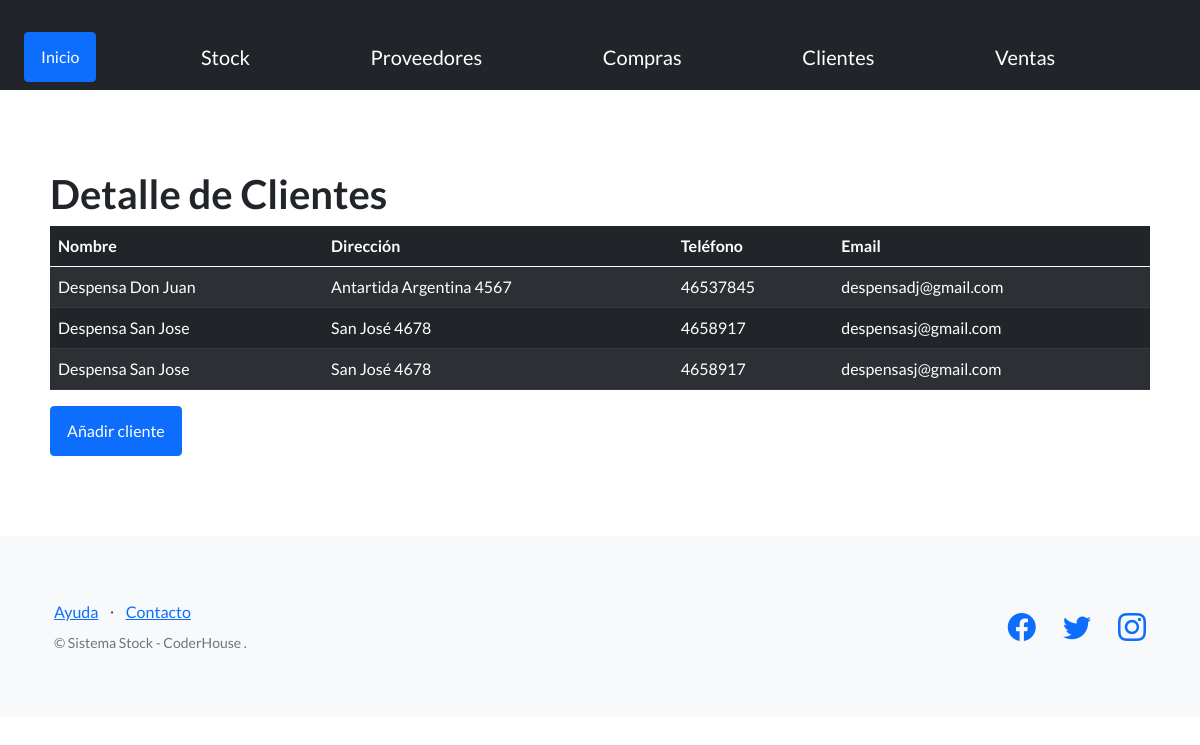
/existencias/clientes/, run on an earlier commit of the app's database.
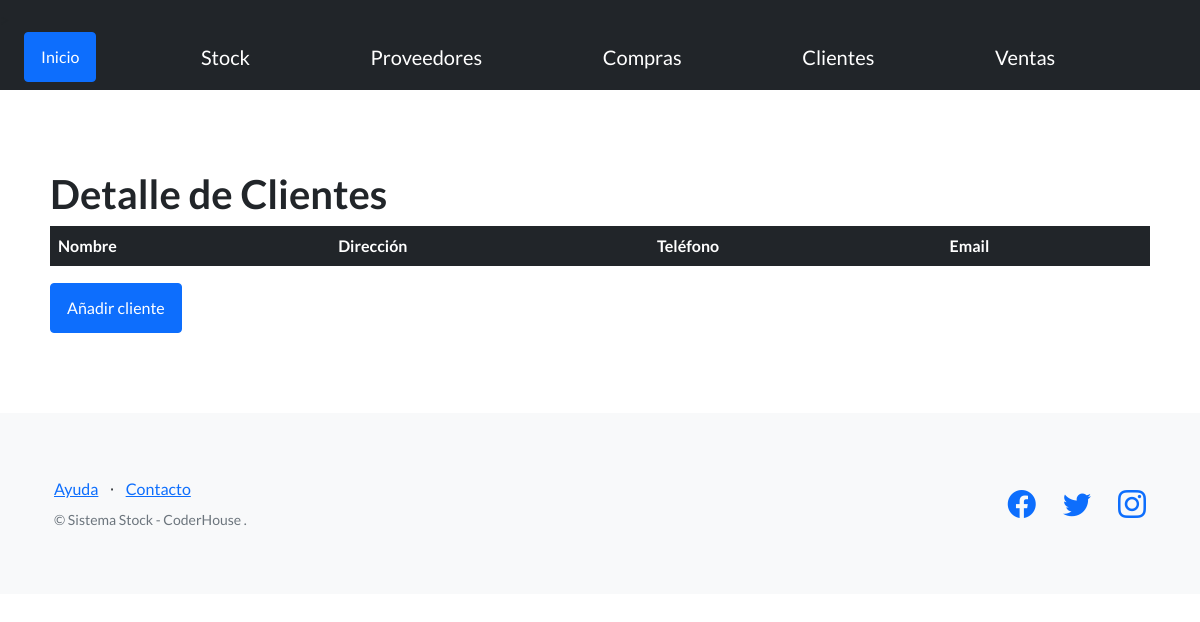
And on a later commit of the database.
### existencias/models.py (models this page shows)
class Cliente(models.Model):
    nombre= models.CharField(max_length=256)
    direccion = models.CharField(max_length=256)
    telefono = models.IntegerField()
    email = models.EmailField()

### existencias/views.py (the view)
# urls.py: path('clientes/', cliente, name="clientes"),
def cliente(request):
    contexto = {
        'clientes': Cliente.objects.all()
    }
    return render(request=request, template_name='existencias/cliente.html',
     context=contexto )

### existencias/templates/existencias/cliente.html (shortened to what this page needs)
{% extends "existencias/base.html"%}
{% block contenido %}
<h1>Detalle de Clientes</h1>
<table class="table table-dark table-striped">
    <thead>
      <tr>
        <th scope="col">Nombre</th>
        <th scope="col">Dirección</th>
        <th scope="col">Teléfono</th>
        <th scope="col">Email</th>
      </tr>
    </thead>
    <tbody>
        {% for cliente in clientes %}
        <tr>
            <td>{{cliente.nombre}}</td>
            <td>{{ cliente.direccion}}</td>
            <td>{{cliente.telefono}}</td>
            <td>{{cliente.email}}</td>
        </tr>
        {% endfor %}
    </tbody>
</table>
<a class="btn btn-primary" href="{% url 'crear_cliente' %}">Añadir cliente</a>
{% endblock contenido%}

What changed in the data, as far as the page shows it:
removed Cliente: nombre "Despensa Don Juan", direccion "Antartida Argentina 4567", telefono "46537845", email "despensadj@gmail.com"
removed Cliente: nombre "Despensa San Jose", direccion "San José 4678", telefono "4658917", email "despensasj@gmail.com"
removed Cliente: nombre "Despensa San Jose", direccion "San José 4678", telefono "4658917", email "despensasj@gmail.com"
